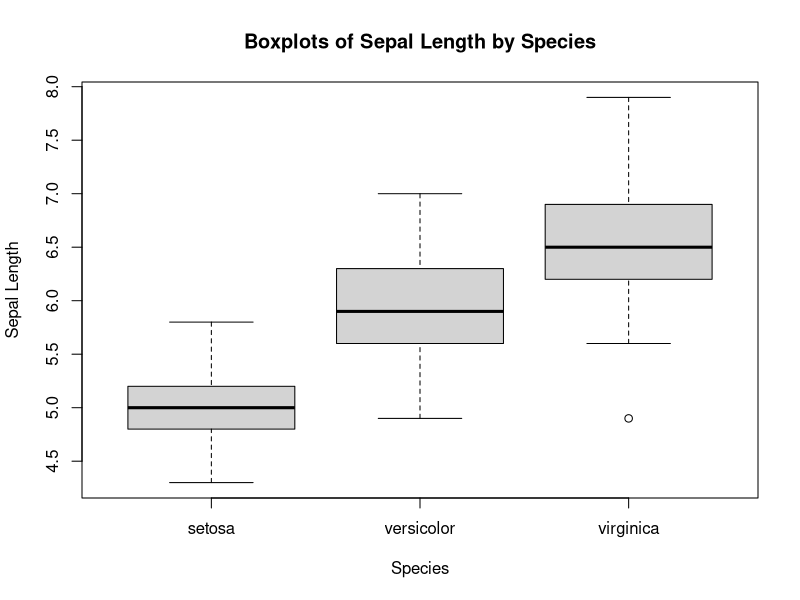
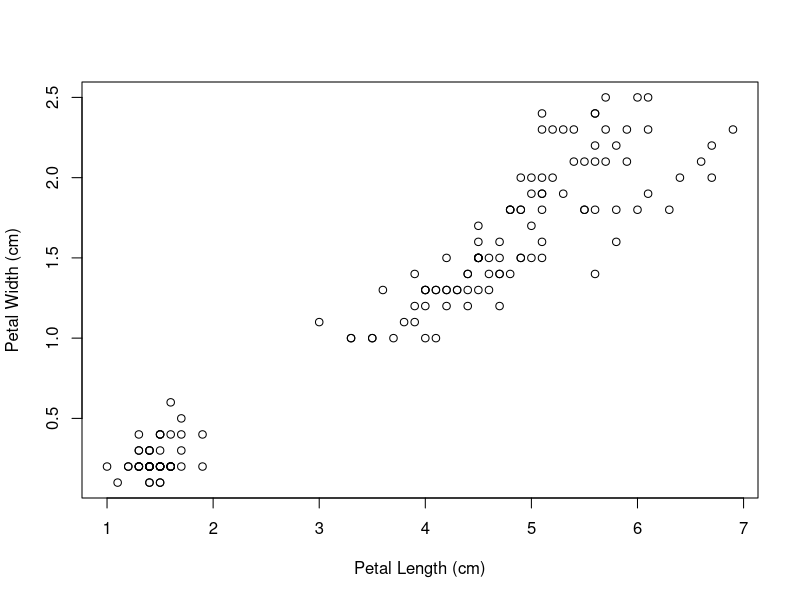

Write R code to recreate these figures, in order.
data(iris)
fit_species = 
  lm(
    Sepal.Length ~ Species,
    data = iris)
summary(fit_species)
head(fit_species)
boxplot(iris$Sepal.Length ~ iris$Species,
        main = "Boxplots of Sepal Length by Species",
        ylab = "Sepal Length",
        xlab = "Species")
setosa=subset(iris,Species== "setosa" ) 
mean(setosa$Sepal.Length)
vir=subset(iris,Species== "virginica" ) 
mean(vir$Sepal.Length)
5.006+1.5820
shapiro.test(residuals(fit_species))

plot(
  Petal.Width ~ Petal.Length,
  data = iris,
  xlab = "Petal Length (cm)",
  ylab = "Petal Width (cm)")

fit_petals = 
  lm(
    Petal.Width ~ Petal.Length,
    data = iris)
summary(fit_petals)
fit_petals$fitted.values
str(fit_petals)
4/0.415755 
shapiro.test(residuals(fit_petals))
